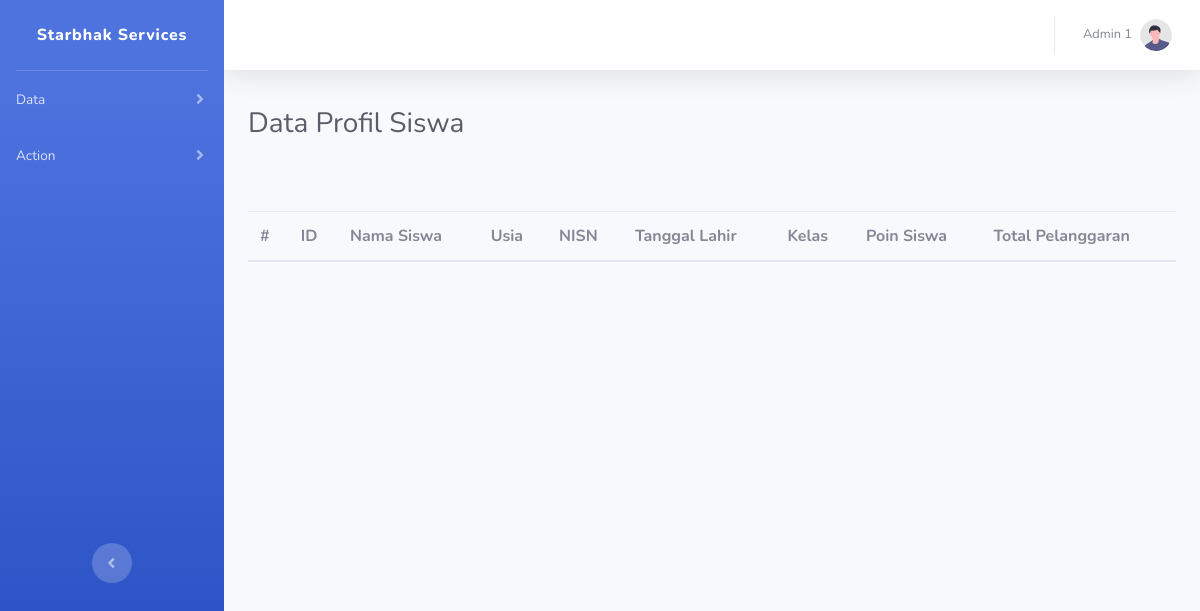
/dashboard/dashboard3.php (signed in), run on an earlier commit of the app's database.
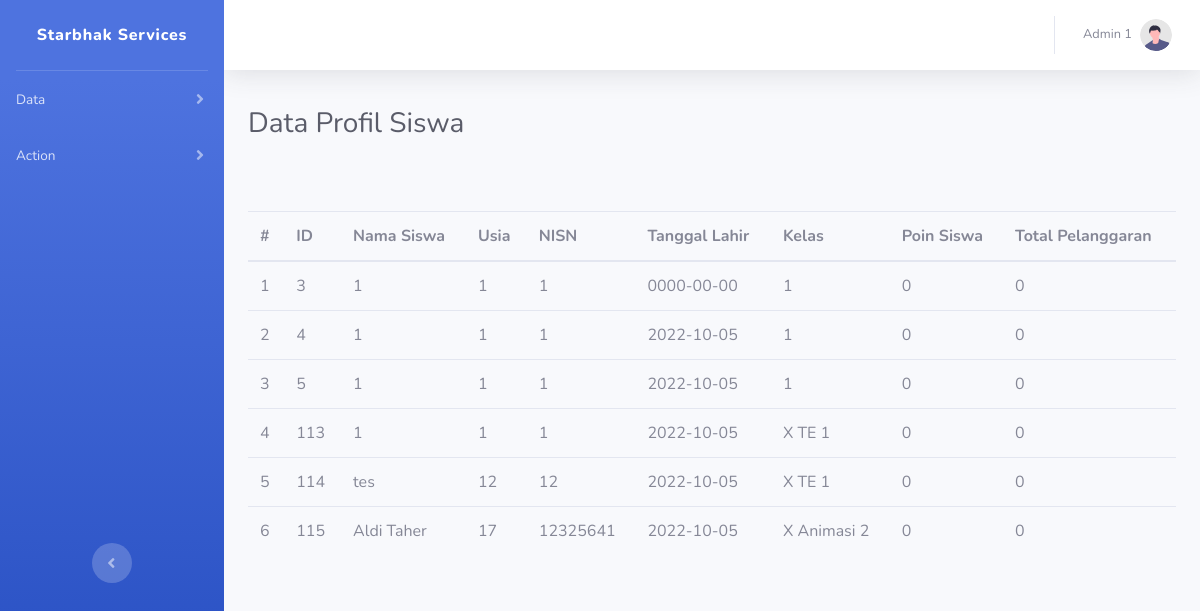
And on a later commit of the database.
### tables this page shows
CREATE TABLE `profil` (
  `id` int(11) NOT NULL,
  `nama` varchar(255) NOT NULL,
  `usia` varchar(255) NOT NULL,
  `NISN` int(11) NOT NULL,
  `tanggalLahir` date NOT NULL,
  `kelas` varchar(255) NOT NULL,
  `gmail` varchar(255) NOT NULL,
  `password` varchar(255) NOT NULL,
  `totalPelanggaran` int(11) NOT NULL,
  `poin` int(11) NOT NULL
);

### dashboard/dashboard3.php (the view, shortened to what this page needs)
<!DOCTYPE html>
<html lang="en">
<head>
    <link href="vendor/fontawesome-free/css/all.min.css" rel="stylesheet" type="text/css">
    <link href="css/sb-admin-2.min.css" rel="stylesheet">
</head>
<body id="page-top">
    <div id="wrapper">
        <ul class="navbar-nav bg-gradient-primary sidebar sidebar-dark accordion" id="accordionSidebar">
            <a class="sidebar-brand d-flex align-items-center justify-content-center" href="index.html">
                <div class="sidebar-brand-text mx-3" style="text-transform: none;">Starbhak Services</div>
            </a>
            <hr class="sidebar-divider my-0">
            <li class="nav-item">
                <a class="nav-link collapsed" href="#" data-toggle="collapse" data-target="#collapseTwo"
                    aria-expanded="true" aria-controls="collapseTwo">
                    <span>Data</span>
                </a>
            </li>
            <li class="nav-item">
                <a class="nav-link collapsed" href="#" data-toggle="collapse" data-target="#collapseUtilities"
                    aria-expanded="true" aria-controls="collapseUtilities">
                    <span>Action</span>
                </a>
            </li>
            <br><br><br><br><br><br><br><br><br><br><br><br><br><br><br>
            <div class="text-center d-none d-md-inline">
                <button class="rounded-circle border-0" id="sidebarToggle"></button>
            </div>
        </ul>
        <div id="content-wrapper" class="d-flex flex-column">
            <div id="content">
                <nav class="navbar navbar-expand navbar-light bg-white topbar mb-4 static-top shadow">
                    <ul class="navbar-nav ml-auto">
                        <li class="nav-item dropdown no-arrow">
                            <a class="nav-link dropdown-toggle" href="#" id="userDropdown" role="button"
                                data-toggle="dropdown" aria-haspopup="true" aria-expanded="false">
                                <span class="mr-2 d-none d-lg-inline text-gray-600 small">Admin 1</span>
                                <img class="img-profile rounded-circle"
                                    src="img/undraw_profile.svg">
                            </a>
                        </li>
                    </ul>
                </nav>
                <div class="container-fluid">
                    <h1 class="h3 mb-4 text-gray-800" style="margin-top: 4%;">Data Profil Siswa</h1>
                    <div class="bungkus" style="width: auto; height:450px; overflow: auto; ">
                        <table class="table table-hover" style="margin-top: 5%;">
                            <thead>
                                <tr>
                                    <th scope="col">#</th>
                                    <th scope="col">ID</th>
                                    <th scope="col">Nama Siswa</th>
                                    <th scope="col">Usia</th>
                                    <th scope="col">NISN</th>
                                    <th scope="col">Tanggal Lahir</th>
                                    <th scope="col">Kelas</th>
                                    <th scope="col">Poin Siswa</th>
                                    <th scope="col">Total Pelanggaran</th>
                                </tr>
                            </thead>
                            <tbody>
                            <?php
                            $i = 1;
                            include 'conn.php';
                            $sql = "SELECT * FROM profil";
                            $query = mysqli_query($conn,$sql);
                            while($value = mysqli_fetch_assoc($query)){
                            echo"
                            <tr>
                                <td>$i</td>
                                <td>$value[id]</td>
                                <td>$value[nama]</td>
                                <td>$value[usia]</td>
                                <td>$value[NISN]</td>
                                <td>$value[tanggalLahir]</td>
                                <td>$value[kelas]</td>
                                <td>$value[poin]</td>
                                <td>$value[totalPelanggaran]</td>
                            </tr>";
                            $i++;
                        }
                    ?>
                        </table>
                    </div>
                </div>
            </div>
        </div>
    </div>
</body>
</html>

What changed in the data, as far as the page shows it:
added profil: id "3", nama "1", usia "1", NISN "1", tanggalLahir "0000-00-00", kelas "1", poin "0", totalPelanggaran "0"
added profil: id "4", nama "1", usia "1", NISN "1", tanggalLahir "2022-10-05", kelas "1", poin "0", totalPelanggaran "0"
added profil: id "5", nama "1", usia "1", NISN "1", tanggalLahir "2022-10-05", kelas "1", poin "0", totalPelanggaran "0"
added profil: id "113", nama "1", usia "1", NISN "1", tanggalLahir "2022-10-05", kelas "X TE 1", poin "0", totalPelanggaran "0"
added profil: id "114", nama "tes", usia "12", NISN "12", tanggalLahir "2022-10-05", kelas "X TE 1", poin "0", totalPelanggaran "0"
added profil: id "115", nama "Aldi Taher", usia "17", NISN "12325641", tanggalLahir "2022-10-05", kelas "X Animasi 2", poin "0", totalPelanggaran "0"
